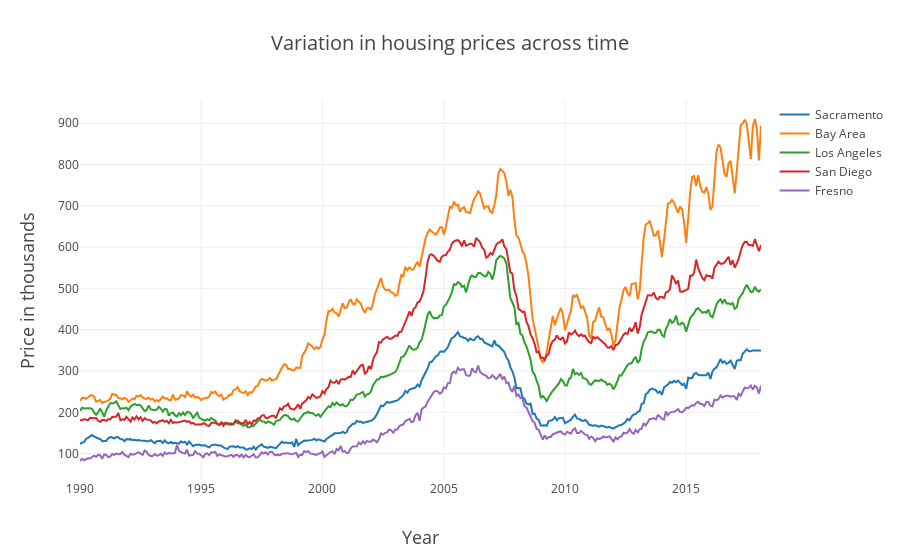

Notebook source saved alongside this figure:
### Code cell
select_counties = ['Sacramento', 'S.F. Bay Area', 'Los Angeles Metropolitan Area', 'San Diego', 'Fresno']
data = list()

for county in select_counties:
    if county == 'Los Angeles Metropolitan Area':
        county_name = 'Los Angeles'
    elif county == 'S.F. Bay Area':
        county_name = 'Bay Area'
    else:
        county_name = county
    trace = go.Scatter(x = hp['Date'],
                       y = hp[county],
                       name = county_name)
    data.append(trace)
    
layout = go.Layout(
    title='Variation in housing prices across time',
    titlefont=dict(size = 20),
    xaxis=dict(
        title='Year',
        titlefont=dict(
            size=18
        )
    ),
    yaxis=dict(
        title='Price in thousands',
        #hoverformat = '.1f',
        titlefont=dict(
            size=18
        )
    )
)

fig = go.Figure(data=data, layout=layout)
plotly.offline.iplot(fig)

### Figure 1 — Plotly figure (JSON) as saved in the notebook; plotly's stock layout.template omitted (floating-point values rounded to 4 significant figures; data arrays with more than 128 entries replaced by an {"elided": "..."} marker saying what was removed)
{"data": [{"name": "Sacramento", "type": "scatter", "x": {"elided": "338 str values"}, "y": {"elided": "338 float values"}}, {"name": "Bay Area", "type": "scatter", "x": {"elided": "338 str values"}, "y": {"elided": "338 float values"}}, {"name": "Los Angeles", "type": "scatter", "x": {"elided": "338 str values"}, "y": {"elided": "338 float values"}}, {"name": "San Diego", "type": "scatter", "x": {"elided": "338 str values"}, "y": {"elided": "338 float values"}}, {"name": "Fresno", "type": "scatter", "x": {"elided": "338 str values"}, "y": {"elided": "338 float values"}}], "layout": {"title": "Variation in housing prices across time", "titlefont": {"size": 20}, "xaxis": {"title": "Year", "titlefont": {"size": 18}}, "yaxis": {"title": "Price in thousands", "titlefont": {"size": 18}}}}
